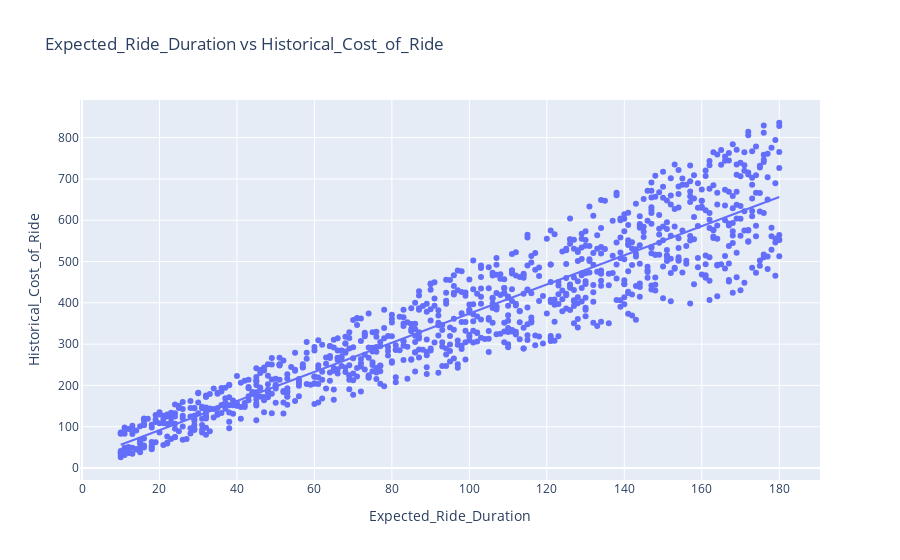

Write notebook code for a chart like this one.
### Code cell
fig= px.scatter(df, x='Expected_Ride_Duration',
                y='Historical_Cost_of_Ride',
                title="Expected_Ride_Duration vs Historical_Cost_of_Ride",
                trendline='ols')
fig.show()

### Figure 1 — Plotly figure (JSON) as saved in the notebook; plotly's stock layout.template omitted (floating-point values rounded to 4 significant figures; data arrays with more than 128 entries replaced by an {"elided": "..."} marker saying what was removed)
{"data": [{"hovertemplate": "Expected_Ride_Duration=%{x}<br>Historical_Cost_of_Ride=%{y}<extra></extra>", "legendgroup": "", "marker": {"color": "#636efa", "symbol": "circle"}, "mode": "markers", "name": "", "orientation": "v", "showlegend": false, "type": "scatter", "x": {"elided": "1000 int values"}, "xaxis": "x", "y": {"elided": "1000 float values"}, "yaxis": "y"}, {"hovertemplate": "<b>OLS trendline</b><br>Historical_Cost_of_Ride = 3.53091 * Expected_Ride_Duration + 20.8668<br>R<sup>2</sup>=0.860344<br><br>Expected_Ride_Duration=%{x}<br>Historical_Cost_of_Ride=%{y} <b>(trend)</b><extra></extra>", "legendgroup": "", "marker": {"color": "#636efa", "symbol": "circle"}, "mode": "lines", "name": "", "showlegend": false, "type": "scatter", "x": {"elided": "1000 int values"}, "xaxis": "x", "y": {"elided": "1000 float values"}, "yaxis": "y"}], "layout": {"legend": {"tracegroupgap": 0}, "title": {"text": "Expected_Ride_Duration vs Historical_Cost_of_Ride"}, "xaxis": {"anchor": "y", "domain": [0, 1], "title": {"text": "Expected_Ride_Duration"}}, "yaxis": {"anchor": "x", "domain": [0, 1], "title": {"text": "Historical_Cost_of_Ride"}}}}
